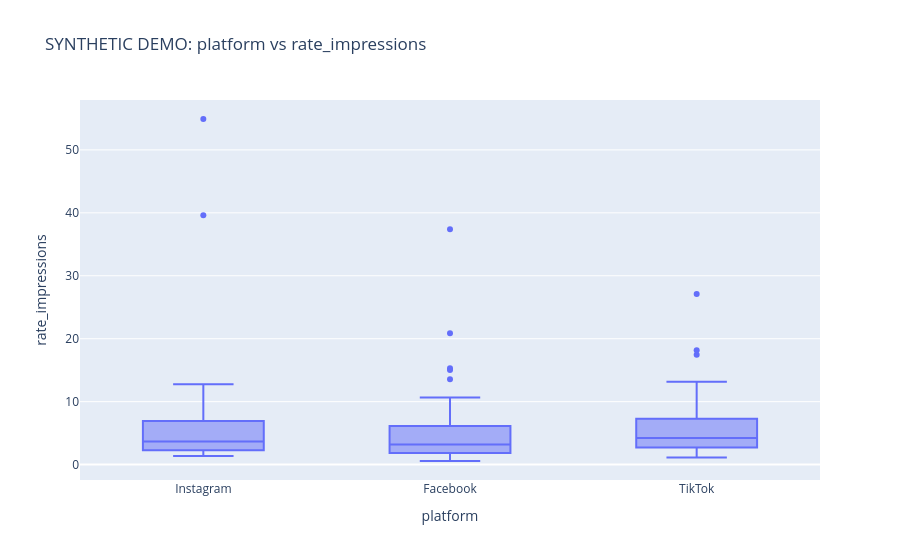
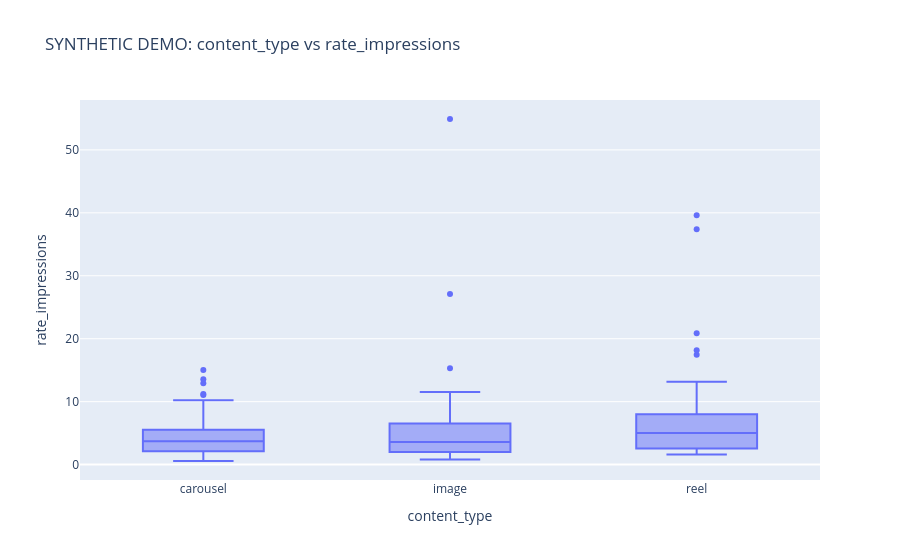

Notebook cell for these charts, in order:
### Markdown cell above
## 1–2. Platforms and content formats

Compare means, medians, valid n, coverage, and group date ranges. Raw platform counts and differently defined denominators require qualification. Filter to comparable accounts/date ranges before forming a practical experiment.

### Code cell
tables = summary_tables(posts, metric, manifest)
for group in ["platform", "content_type"]:
    display(tables[group])
    px.box(posts, x=group, y=metric, points="outliers", title=f"SYNTHETIC DEMO: {group} vs {metric}").show()

### Figure 1 — Plotly figure (JSON) as saved in the notebook; plotly's stock layout.template omitted (floating-point values rounded to 4 significant figures; data arrays with more than 128 entries replaced by an {"elided": "..."} marker saying what was removed)
{"data": [{"alignmentgroup": "True", "boxpoints": "outliers", "hovertemplate": "platform=%{x}<br>rate_impressions=%{y}<extra></extra>", "legendgroup": "", "marker": {"color": "#636efa"}, "name": "", "notched": false, "offsetgroup": "", "orientation": "v", "showlegend": false, "type": "box", "x": {"elided": "180 str values"}, "x0": " ", "xaxis": "x", "y": {"elided": "180 float values"}, "y0": " ", "yaxis": "y"}], "layout": {"boxmode": "group", "legend": {"tracegroupgap": 0}, "title": {"text": "SYNTHETIC DEMO: platform vs rate_impressions"}, "xaxis": {"anchor": "y", "domain": [0.0, 1.0], "title": {"text": "platform"}}, "yaxis": {"anchor": "x", "domain": [0.0, 1.0], "title": {"text": "rate_impressions"}}}}

### Figure 2 — Plotly figure (JSON) as saved in the notebook; plotly's stock layout.template omitted (floating-point values rounded to 4 significant figures; data arrays with more than 128 entries replaced by an {"elided": "..."} marker saying what was removed)
{"data": [{"alignmentgroup": "True", "boxpoints": "outliers", "hovertemplate": "content_type=%{x}<br>rate_impressions=%{y}<extra></extra>", "legendgroup": "", "marker": {"color": "#636efa"}, "name": "", "notched": false, "offsetgroup": "", "orientation": "v", "showlegend": false, "type": "box", "x": {"elided": "180 str values"}, "x0": " ", "xaxis": "x", "y": {"elided": "180 float values"}, "y0": " ", "yaxis": "y"}], "layout": {"boxmode": "group", "legend": {"tracegroupgap": 0}, "title": {"text": "SYNTHETIC DEMO: content_type vs rate_impressions"}, "xaxis": {"anchor": "y", "domain": [0.0, 1.0], "title": {"text": "content_type"}}, "yaxis": {"anchor": "x", "domain": [0.0, 1.0], "title": {"text": "rate_impressions"}}}}
